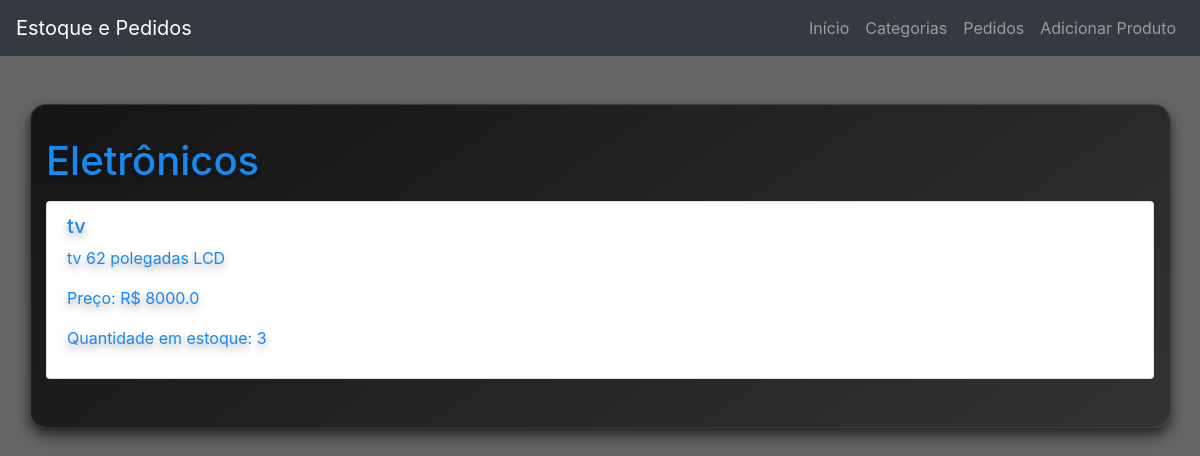
Before: /category/1 with the older database file.
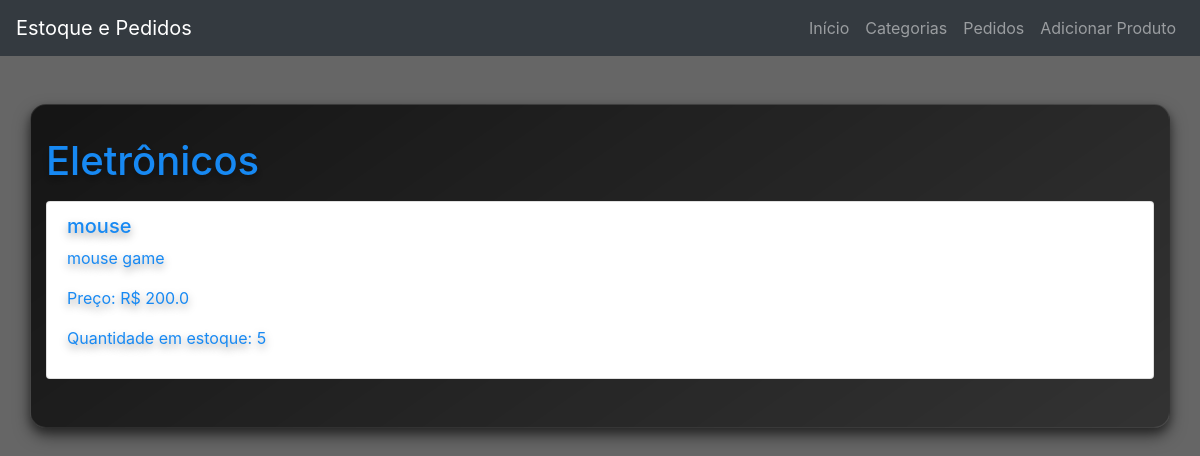
After: the same page with the newer database file.
### app/models.py (models this page shows)
class Product(db.Model):
    __tablename__ = 'products'
    id = db.Column(db.Integer, primary_key=True)
    name = db.Column(db.String(100), nullable=False)
    description = db.Column(db.String(200))
    price = db.Column(db.Float, nullable=False)
    quantity_in_stock = db.Column(db.Integer, nullable=False)
    category_id = db.Column(db.Integer, db.ForeignKey('categories.id'), nullable=False)
    image_url = db.Column(db.String(255))
    ordered_items = db.relationship('OrderedItem', backref='product', cascade='all, delete-orphan')

### app/routes.py (the view)
@app.route('/category/<int:category_id>')
def category(category_id):
    try:
        category = Category.query.get_or_404(category_id)
        products = Product.query.filter_by(category_id=category_id).all()
        return render_template('category_products.html', category=category, products=products)
    except Exception as e:
        return f"Erro ao carregar a categoria: {e}", 500

### app/templates/category_products.html (shortened to what this page needs)
{% extends 'base.html' %}
{% block content %}
    <h1>{{ category.name }}</h1>
    {% if products %}
        <ul class="list-group mt-3">
            {% for product in products %}
            <li class="list-group-item">
                <h5>{{ product.name }}</h5>
                <p>{{ product.description }}</p>
                <p>Preço: R$ {{ product.price }}</p>
                <p>Quantidade em estoque: {{ product.quantity_in_stock }}</p>
            </li>
            {% endfor %}
        </ul>
    {% endif %}
{% endblock %}

Changed rows visible on the page:
removed Product: name "tv", description "tv 62 polegadas LCD", price "8000.0", quantity_in_stock "3"
added Product: name "mouse", description "mouse game", price "200.0", quantity_in_stock "5"
